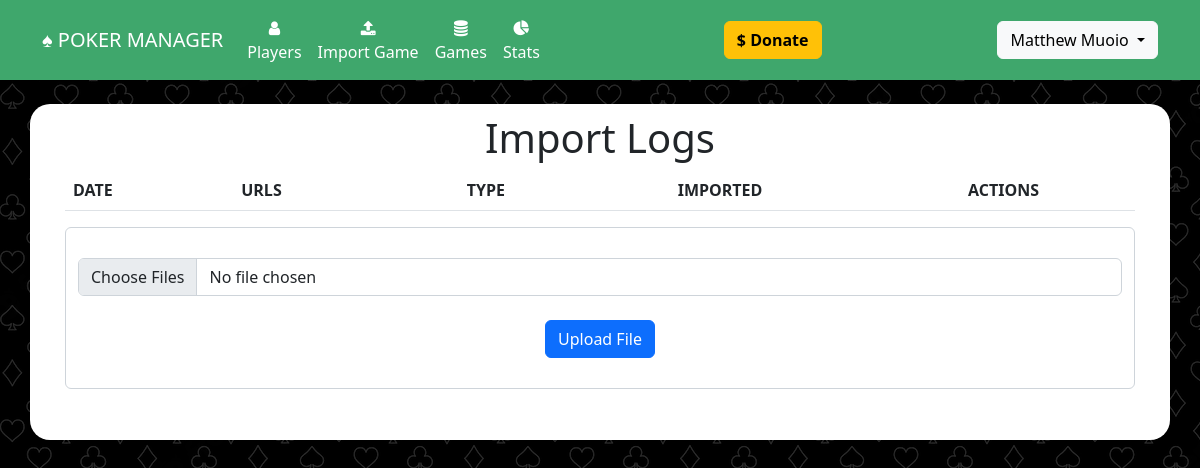
Page /import_log?game_id=17 (signed in) on the earlier database version.
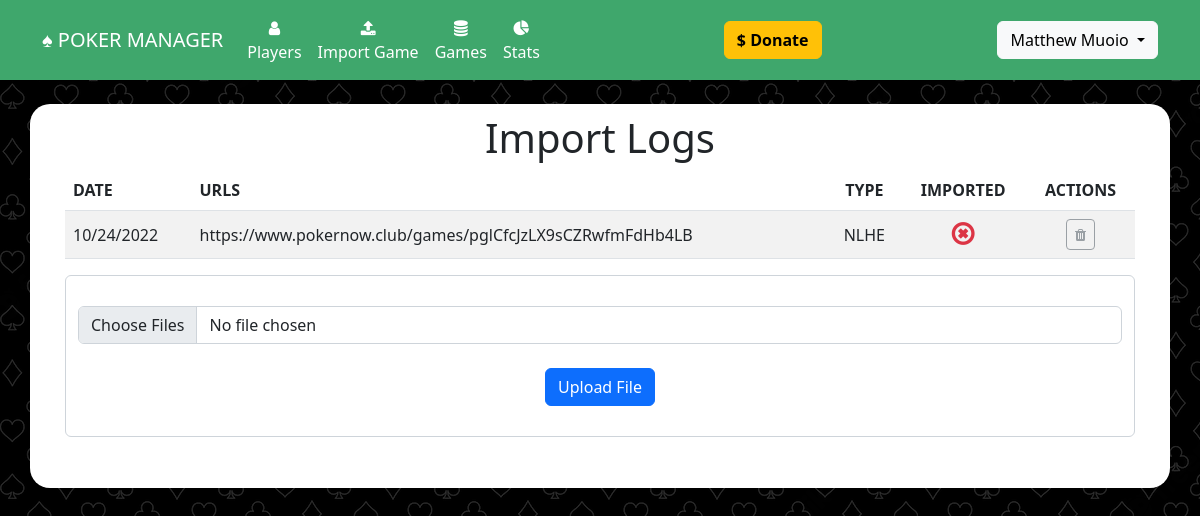
Same page on the later database version.
### website/models.py (models this page shows)
class Game(db.Model):
	id = db.Column(db.Integer, primary_key=True)
	settled = db.Column(db.Boolean, default=False)
	date = db.Column(db.DateTime(timezone=True), default=func.now())
	urls = db.relationship('Url', backref='game')
	payments = db.relationship('Payment', backref='game')
	earnings = db.relationship('Earning', backref='game')
	buyins = db.Column(db.Integer)
	behaviors = db.relationship('Behavior', backref='game')

class Url(db.Model):
	id = db.Column(db.Integer, primary_key=True)
	url =  db.Column(db.String(300), unique=True)
	game_id = db.Column(db.Integer, db.ForeignKey('game.id'))
	imported = db.Column(db.Boolean, default=False)
	behaviors = db.relationship('Behavior', backref='url')
	game_type = db.Column(db.String(20))
	small_blind = db.Column(db.Integer)
	big_blind = db.Column(db.Integer)

### website/views.py (the view, shortened to what this page needs)
@views.route('/import_log', methods=['GET','POST'])
@login_required
@can_upload
def import_log():
	game_id = request.args.get('game_id')
	game = Game.query.filter_by(id=game_id).first()
	return render_template("import_log.html", user=current_user, game=game)

### website/__init__.py (called while the page is built)
def create_app():
	app = Flask(__name__)
	app.config['SECRET_KEY'] = 'secret_key_password_string'
	app.config['SQLALCHEMY_DATABASE_URI'] = os.getenv('DATABASE_URL_SQ')
	migrate.init_app(app, db, render_as_batch=True)
	db.init_app(app)
	from .models import User, Player, Alias, Game, Payment, Url, Earning, PokernowId, Behavior
	from .views import views
	from .auth import auth
	app.register_blueprint(views, url_prefix='/')
	app.register_blueprint(auth, url_prefix='/')
	login_manager = LoginManager()
	login_manager.login_view = 'auth.login'
	login_manager.init_app(app)
	@login_manager.user_loader
	def load_user(id):
		return User.query.get(int(id))
	return app

### website/views.py (called while the page is built)
def can_upload(f):
	@wraps(f)
	def decorated_function(*args, **kwargs):
		if current_user.is_anonymous:
			return redirect(url_for('auth.login'))
		if current_user and current_user.can_upload:
			return f(*args, **kwargs)
		else:
			return redirect(url_for('auth.login'))
	return decorated_function

### website/templates/import_log.html (shortened to what this page needs)
{% extends "base.html" %}
{% block content %}
<h1 align="center">Import Logs</h1>
<div id="no-more-tables">
	<table class="table table-striped">
		<thead>
		<tr>
			<th scope="col">DATE</th>
			<th scope="col">URLS</th>
			<th scope="col" style="text-align:center">TYPE</th>
			<th scope="col" style="text-align:center">IMPORTED</th>
			{% if user and user.is_authenticated and user.admin %}
			<th scope="col" style="text-align:center">ACTIONS</th>
			{% endif %}
		</tr>
		</thead>
		<tbody>
		{% for url in game.urls %}
			<tr>
				<td style="vertical-align: middle;">{{ game.date.strftime("%m/%d/%Y") }}</td>
				<td style="vertical-align: middle;">
					{{url.url}}
				</td>
				<td align="center" style="vertical-align: middle;">NLHE</td>
				<td align="center" style="vertical-align: middle;">
					{% if url.imported %}<i class="fa fa-check-circle-o text-success" style="font-size:20pt" aria-hidden="true"></i>{% else %}<i class="fa fa-times-circle-o text-danger" style="font-size:20pt" aria-hidden="true"></i>{% endif %}
				</td>
				{% if user and user.is_authenticated and user.admin %}
				<td align="center" style="vertical-align: middle;">
					{% if user and user.is_authenticated and user.admin %}
					{% if not url.imported %}
					<a href="#" class="btn btn-sm btn-outline-secondary disabled" data-bs-toggle="modal" data-bs-target="#confirmDelete_{{url.id}}" data-toggle="tooltip" data-placement="top" title="Delete Log"><i class="fa fa-trash" aria-hidden="true"></i></a>
					{% else %}
					<a href="#" class="btn btn-sm btn-outline-primary" data-bs-toggle="modal" data-bs-target="#confirmDelete_{{url.id}}" data-toggle="tooltip" data-placement="top" title="Delete Log"><i class="fa fa-trash" aria-hidden="true"></i></a>
					{% endif %}
					{% endif %}
				</td>
				{% endif %}
			</tr>
		{% endfor %}
	</tbody>
	</table>
</div>
<form method="POST"
enctype = "multipart/form-data">
<div class="form-control mb-3"><br/>
<input class="form-control" type="file" name="file[]" multiple />
<br/>
<div align="center">
	<button type="submit" class="btn btn-primary">Upload File</button>
</div>
<br/>
</div>
</form>
{% endblock %}

Differences in the rows shown:
added Url: url "https://www.pokernow.club/games/pglCfcJzLX9sCZRwfmFdHb4LB", imported False (drawn)
added Game: date "10/24/2022"
